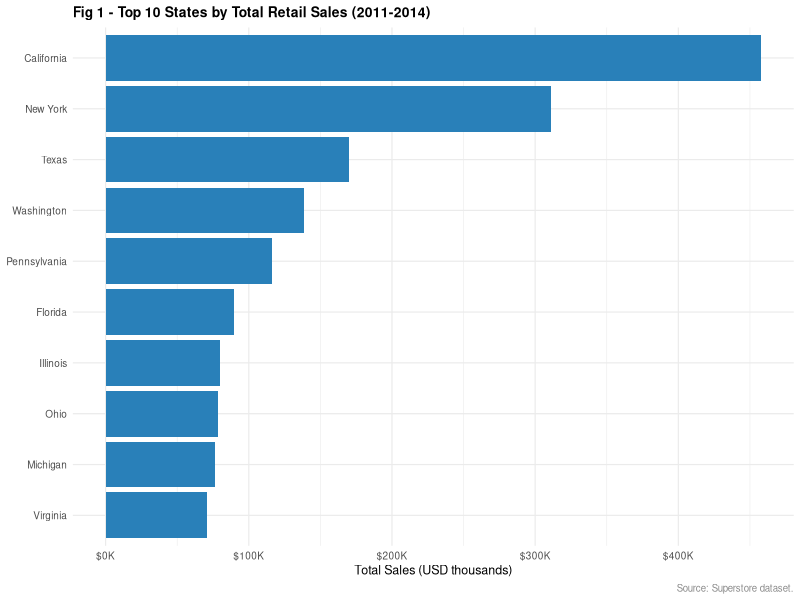
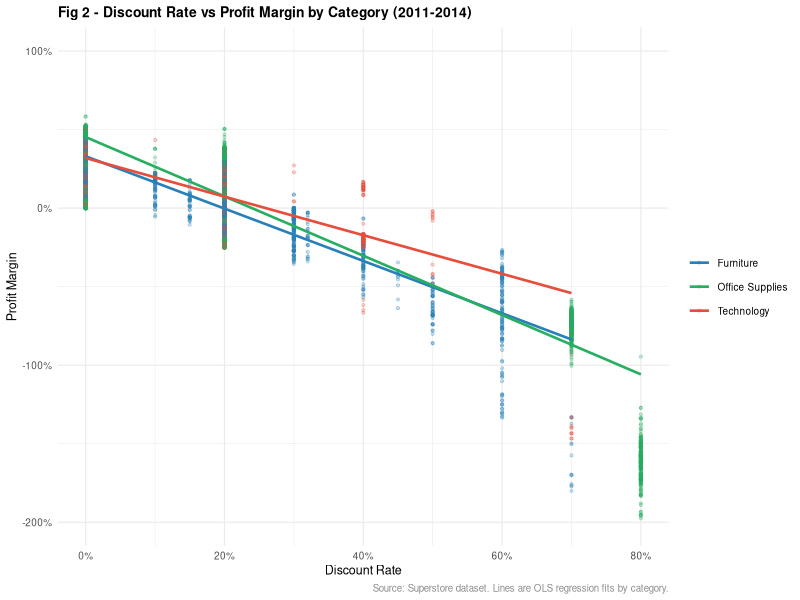
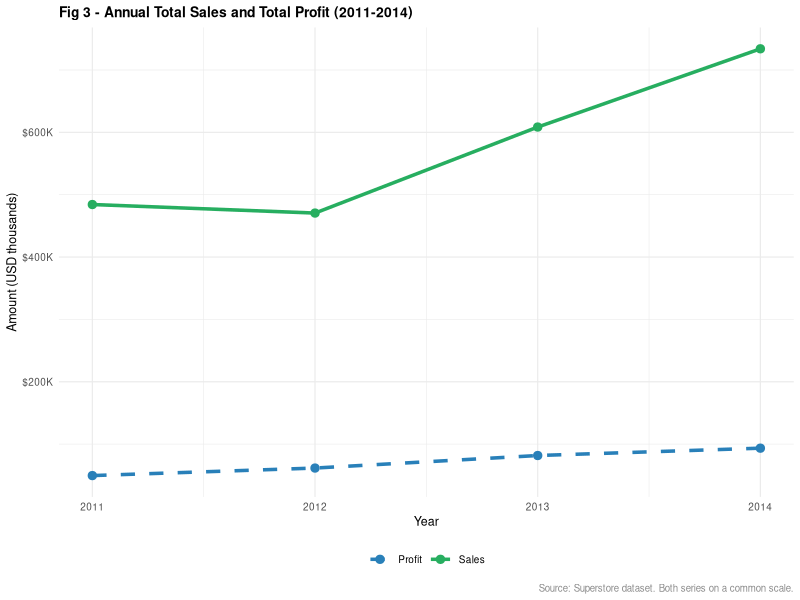
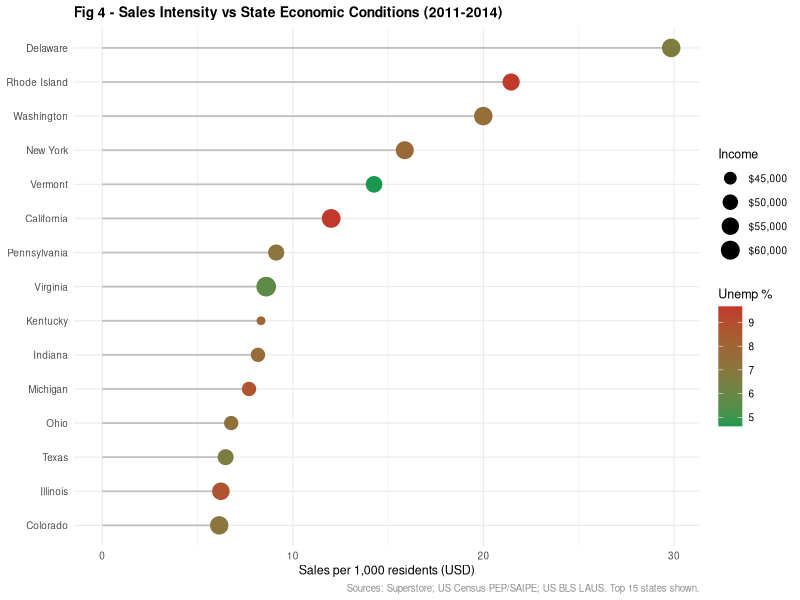
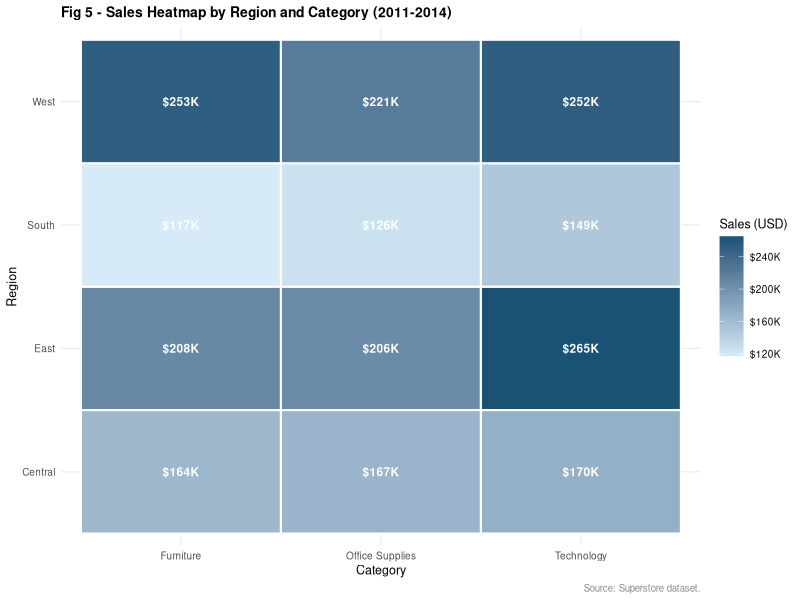

The R source for these figures, in order:
## ---- chunk 1
library(ggplot2); library(dplyr); library(scales); library(knitr)
ss   <- read.csv("../data/superstore_us_clean.csv", stringsAsFactors=FALSE)
ss$Order.Date <- as.Date(ss$Order.Date)
ss$Year       <- as.integer(format(ss$Order.Date, "%Y"))
pop  <- read.csv("../data/population_by_state.csv", stringsAsFactors=FALSE)
inc  <- read.csv("../data/income_by_state.csv",     stringsAsFactors=FALSE)
unemp<- read.csv("../data/unemployment_by_state.csv", stringsAsFactors=FALSE)
# External series are State+Year (2011-2014); collapse to one per-state mean over
# the analysis window, then join to the state retail aggregates on State.
econ_profile <- pop %>%
  left_join(inc,   by=c("State","Year")) %>%
  left_join(unemp, by=c("State","Year")) %>%
  group_by(State) %>%
  summarise(Population=mean(Population),
            Median_Household_Income=mean(Median_Household_Income),
            Unemployment_Rate=mean(Unemployment_Rate), .groups="drop")
econ <- ss %>% group_by(State) %>%
  summarise(Total_Sales=sum(Sales), Total_Profit=sum(Profit),
            Profit_Margin=sum(Profit)/sum(Sales), .groups="drop") %>%
  left_join(econ_profile, by="State") %>%
  mutate(Sales_per_capita = Total_Sales / Population)
th <- theme_minimal(base_size=9) +
  theme(plot.title=element_text(face="bold",size=10),
        plot.caption=element_text(size=7,colour="grey55"))
## ---- chunk 2
prov <- data.frame(
  Dataset=c("Resident population by state","Median household income by state","State unemployment rate"),
  Source=c("US Census Bureau (PEP)","US Census Bureau (SAIPE)","US BLS (LAUS)"),
  Years=c("2011-2014","2011-2014","2011-2014"),
  Unit=c("Persons","USD (current)","% labour force"),
  `Join Key`=c("State + Year","State + Year","State + Year"),
  Justification=c(
    "Market-size denominator: lets sales be read per capita, not only in absolute terms.",
    "Proxies household purchasing power against which sales and margins can be assessed.",
    "Captures post-recession economic stress during 2011-2014 for comparison with margins."
  ), check.names=FALSE)
kable(prov, caption="External datasets, period-matched to 2011-2014 and joined on State and Year.", booktabs=TRUE)
## ---- chunk 3
top10 <- ss %>% group_by(State) %>% summarise(S=sum(Sales),.groups="drop") %>%
  arrange(desc(S)) %>% slice_head(n=10)
ggplot(top10,aes(reorder(State,S),S))+geom_col(fill="#2980b9")+coord_flip()+
  scale_y_continuous(labels=dollar_format(scale=1e-3,suffix="K"))+
  labs(title="Fig 1 - Top 10 States by Total Retail Sales (2011-2014)",
       x=NULL,y="Total Sales (USD thousands)",caption="Source: Superstore dataset.")+th
## ---- chunk 4
ggplot(ss,aes(Discount,Profit_Margin,colour=Category))+
  geom_point(alpha=0.25,size=0.8)+geom_smooth(method="lm",se=FALSE,linewidth=0.9)+
  scale_x_continuous(labels=percent_format())+
  scale_y_continuous(labels=percent_format(),limits=c(-2,1))+
  scale_colour_manual(values=c("#2980b9","#27ae60","#e74c3c"))+
  labs(title="Fig 2 - Discount Rate vs Profit Margin by Category (2011-2014)",
       x="Discount Rate",y="Profit Margin",colour=NULL,
       caption="Source: Superstore dataset. Lines are OLS regression fits by category.")+th
## ---- chunk 5
tr <- ss %>% group_by(Year) %>%
  summarise(Sales=sum(Sales),Profit=sum(Profit),.groups="drop")
ggplot(tr,aes(Year))+
  geom_line(aes(y=Sales, colour="Sales"), linewidth=1.2)+
  geom_point(aes(y=Sales,colour="Sales"),size=2.5)+
  geom_line(aes(y=Profit,colour="Profit"),linewidth=1.2,linetype="dashed")+
  geom_point(aes(y=Profit,colour="Profit"),size=2.5)+
  scale_colour_manual(values=c("Sales"="#27ae60","Profit"="#2980b9"))+
  scale_y_continuous(labels=dollar_format(scale=1e-3,suffix="K"))+
  scale_x_continuous(breaks=2011:2014)+
  labs(title="Fig 3 - Annual Total Sales and Total Profit (2011-2014)",
       x="Year",y="Amount (USD thousands)",colour=NULL,
       caption="Source: Superstore dataset. Both series on a common scale.")+
  th+theme(legend.position="bottom")
## ---- chunk 6
#| fig-height: 3.9
intensity <- econ %>% filter(!is.na(Population)) %>%
  arrange(desc(Sales_per_capita)) %>% slice_head(n=15)
intensity$State <- factor(intensity$State, levels=rev(intensity$State))
ggplot(intensity, aes(State, Sales_per_capita*1000))+
  geom_segment(aes(xend=State, y=0, yend=Sales_per_capita*1000),
               colour="grey75", linewidth=0.6)+
  geom_point(aes(colour=Unemployment_Rate, size=Median_Household_Income))+
  coord_flip()+
  scale_colour_gradient(low="#1a9850", high="#c0392b", name="Unemp %")+
  scale_size_continuous(range=c(2.3,6), labels=dollar_format(), name="Income")+
  labs(title="Fig 4 - Sales Intensity vs State Economic Conditions (2011-2014)",
       x=NULL, y="Sales per 1,000 residents (USD)",
       caption="Sources: Superstore; US Census PEP/SAIPE; US BLS LAUS. Top 15 states shown.")+
  th+theme(legend.position="right", legend.box="vertical")
## ---- chunk 7
hm <- ss %>% group_by(Region,Category) %>% summarise(S=sum(Sales),.groups="drop")
ggplot(hm,aes(Category,Region,fill=S))+geom_tile(colour="white",linewidth=0.7)+
  geom_text(aes(label=dollar(round(S/1e3),suffix="K")),
            colour="white",fontface="bold",size=3)+
  scale_fill_gradient(low="#d6eaf8",high="#1a5276",
                      labels=dollar_format(scale=1e-3,suffix="K"))+
  labs(title="Fig 5 - Sales Heatmap by Region and Category (2011-2014)",
       x="Category",y="Region",fill="Sales (USD)",
       caption="Source: Superstore dataset.")+th
